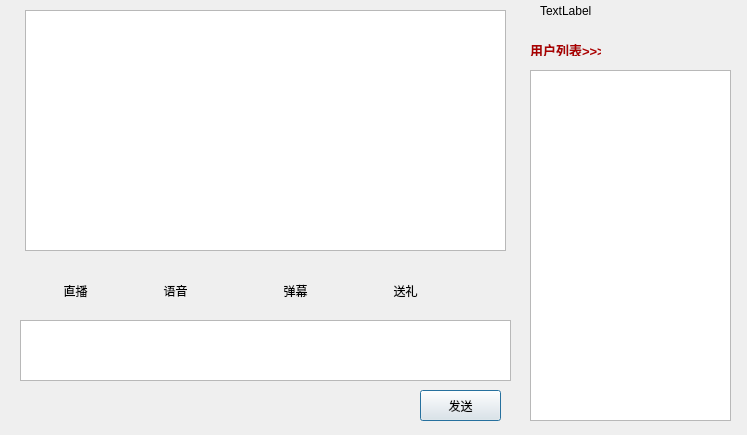
<?xml version="1.0" encoding="UTF-8"?>
<ui version="4.0">
 <class>LiveStream</class>
 <widget class="QDialog" name="LiveStream">
  <property name="geometry">
   <rect>
    <x>0</x>
    <y>0</y>
    <width>747</width>
    <height>435</height>
   </rect>
  </property>
  <property name="windowTitle">
   <string>Dialog</string>
  </property>
  <widget class="QTextEdit" name="textEdit">
   <property name="geometry">
    <rect>
     <x>20</x>
     <y>320</y>
     <width>491</width>
     <height>61</height>
    </rect>
   </property>
  </widget>
  <widget class="QPushButton" name="send">
   <property name="geometry">
    <rect>
     <x>420</x>
     <y>390</y>
     <width>81</width>
     <height>31</height>
    </rect>
   </property>
   <property name="text">
    <string>发送</string>
   </property>
  </widget>
  <widget class="QLabel" name="label">
   <property name="geometry">
    <rect>
     <x>530</x>
     <y>40</y>
     <width>71</width>
     <height>16</height>
    </rect>
   </property>
   <property name="text">
    <string>&lt;html&gt;&lt;head/&gt;&lt;body&gt;&lt;p&gt;&lt;span style=&quot; font-size:10pt; font-weight:600; color:#aa0000;&quot;&gt;用户列表&amp;gt;&amp;gt;&amp;gt;&lt;/span&gt;&lt;/p&gt;&lt;/body&gt;&lt;/html&gt;</string>
   </property>
  </widget>
  <widget class="QPushButton" name="chatlist_btn">
   <property name="geometry">
    <rect>
     <x>670</x>
     <y>30</y>
     <width>51</width>
     <height>41</height>
    </rect>
   </property>
   <property name="text">
    <string/>
   </property>
   <property name="flat">
    <bool>true</bool>
   </property>
  </widget>
  <widget class="QTextBrowser" name="textBrowser">
   <property name="geometry">
    <rect>
     <x>25</x>
     <y>10</y>
     <width>481</width>
     <height>241</height>
    </rect>
   </property>
  </widget>
  <widget class="QPushButton" name="video">
   <property name="geometry">
    <rect>
     <x>40</x>
     <y>270</y>
     <width>71</width>
     <height>41</height>
    </rect>
   </property>
   <property name="text">
    <string>直播</string>
   </property>
   <property name="flat">
    <bool>true</bool>
   </property>
  </widget>
  <widget class="QPushButton" name="audio">
   <property name="geometry">
    <rect>
     <x>140</x>
     <y>270</y>
     <width>71</width>
     <height>41</height>
    </rect>
   </property>
   <property name="text">
    <string>语音</string>
   </property>
   <property name="flat">
    <bool>true</bool>
   </property>
  </widget>
  <widget class="QPushButton" name="bs">
   <property name="geometry">
    <rect>
     <x>260</x>
     <y>270</y>
     <width>71</width>
     <height>41</height>
    </rect>
   </property>
   <property name="text">
    <string>弹幕</string>
   </property>
   <property name="flat">
    <bool>true</bool>
   </property>
  </widget>
  <widget class="QPushButton" name="gift">
   <property name="geometry">
    <rect>
     <x>370</x>
     <y>270</y>
     <width>71</width>
     <height>41</height>
    </rect>
   </property>
   <property name="text">
    <string>送礼</string>
   </property>
   <property name="flat">
    <bool>true</bool>
   </property>
  </widget>
  <widget class="QListWidget" name="listWidget">
   <property name="geometry">
    <rect>
     <x>530</x>
     <y>70</y>
     <width>201</width>
     <height>351</height>
    </rect>
   </property>
  </widget>
  <widget class="QLabel" name="cur_user">
   <property name="geometry">
    <rect>
     <x>540</x>
     <y>0</y>
     <width>151</width>
     <height>21</height>
    </rect>
   </property>
   <property name="text">
    <string>TextLabel</string>
   </property>
  </widget>
  <widget class="QLabel" name="videosurface">
   <property name="geometry">
    <rect>
     <x>20</x>
     <y>10</y>
     <width>491</width>
     <height>241</height>
    </rect>
   </property>
   <property name="text">
    <string/>
   </property>
  </widget>
  <widget class="QLabel" name="textscroll">
   <property name="geometry">
    <rect>
     <x>20</x>
     <y>10</y>
     <width>481</width>
     <height>241</height>
    </rect>
   </property>
   <property name="text">
    <string>&lt;html&gt;&lt;head/&gt;&lt;body&gt;&lt;p align=&quot;center&quot;&gt;&lt;br/&gt;&lt;/p&gt;&lt;/body&gt;&lt;/html&gt;</string>
   </property>
  </widget>
  <widget class="QLabel" name="audioinput">
   <property name="geometry">
    <rect>
     <x>140</x>
     <y>10</y>
     <width>231</width>
     <height>231</height>
    </rect>
   </property>
   <property name="text">
    <string/>
   </property>
  </widget>
 </widget>
 <resources/>
 <connections/>
</ui>
